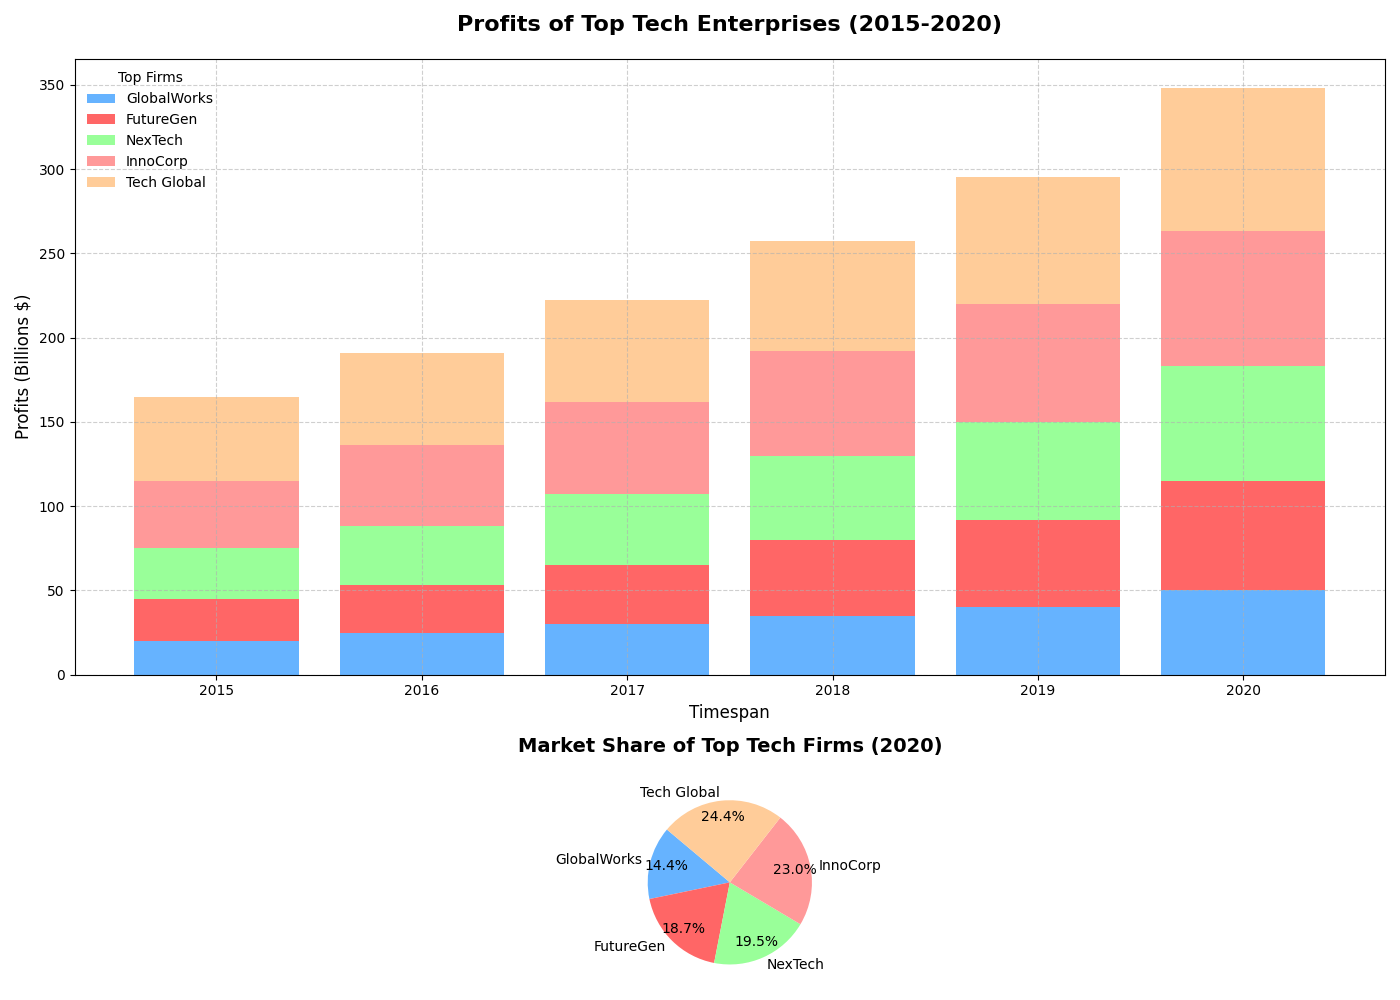

Reproduce this figure in Python.
import matplotlib.pyplot as plt
import numpy as np

years = np.arange(2015, 2021)

company_names = ['GlobalWorks', 'FutureGen', 'NexTech', 'InnoCorp', 'Tech Global']
globalworks_revenue = np.array([20, 25, 30, 35, 40, 50])
futuregen_revenue = np.array([25, 28, 35, 45, 52, 65])
nextech_revenue = np.array([30, 35, 42, 50, 58, 68])
innocorp_revenue = np.array([40, 48, 55, 62, 70, 80])
tech_global_revenue = np.array([50, 55, 60, 65, 75, 85])

revenues = np.array([globalworks_revenue, futuregen_revenue, nextech_revenue, innocorp_revenue, tech_global_revenue])

fig, (ax1, ax2) = plt.subplots(2, 1, figsize=(14, 10), gridspec_kw={'height_ratios': [3, 1]})

colors = ['#66B3FF', '#FF6666', '#99FF99', '#FF9999', '#FFCC99']

for i in range(len(company_names)):
    if i == 0:
        ax1.bar(years, revenues[i], color=colors[i], label=company_names[i])
    else:
        bottom = np.sum(revenues[:i], axis=0)
        ax1.bar(years, revenues[i], color=colors[i], bottom=bottom, label=company_names[i])

ax1.set_title('Profits of Top Tech Enterprises (2015-2020)', fontsize=16, fontweight='bold', pad=20)
ax1.set_xlabel('Timespan', fontsize=12)
ax1.set_ylabel('Profits (Billions $)', fontsize=12)
ax1.set_xticks(years)
ax1.set_xticklabels(years)
ax1.legend(title="Top Firms", loc='upper left', fontsize=10, frameon=False)
ax1.grid(True, which='major', linestyle='--', alpha=0.6)

revenue_2020 = revenues[:, -1]
ax2.pie(revenue_2020, labels=company_names, autopct='%1.1f%%', colors=colors, startangle=140, pctdistance=0.8)
ax2.set_title('Market Share of Top Tech Firms (2020)', fontsize=14, fontweight='bold', pad=20)

plt.tight_layout()

plt.show()
